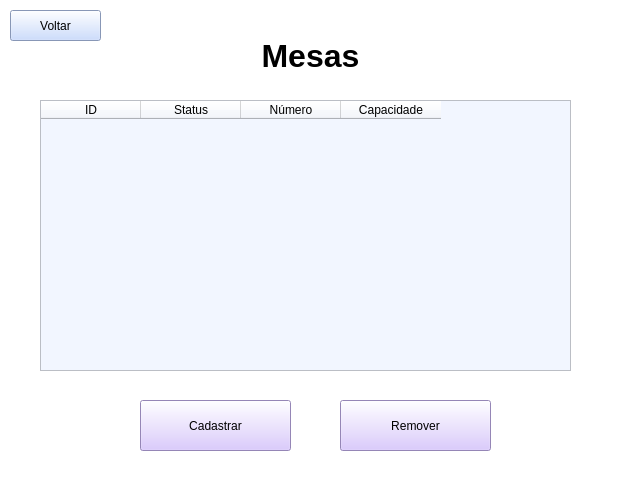
<?xml version="1.0" encoding="UTF-8"?>
<ui version="4.0">
 <class>MainWindow</class>
 <widget class="QMainWindow" name="MainWindow">
  <property name="geometry">
   <rect>
    <x>0</x>
    <y>0</y>
    <width>618</width>
    <height>500</height>
   </rect>
  </property>
  <property name="windowTitle">
   <string>MainWindow</string>
  </property>
  <property name="styleSheet">
   <string notr="true">background-color: rgb(255, 255, 255);</string>
  </property>
  <widget class="QWidget" name="centralwidget">
   <widget class="QTableWidget" name="tabela_mesas">
    <property name="geometry">
     <rect>
      <x>40</x>
      <y>100</y>
      <width>531</width>
      <height>271</height>
     </rect>
    </property>
    <property name="styleSheet">
     <string notr="true">background-color: rgb(242, 246, 255);</string>
    </property>
    <column>
     <property name="text">
      <string>ID</string>
     </property>
    </column>
    <column>
     <property name="text">
      <string>Status</string>
     </property>
    </column>
    <column>
     <property name="text">
      <string>Número</string>
     </property>
    </column>
    <column>
     <property name="text">
      <string>Capacidade</string>
     </property>
    </column>
   </widget>
   <widget class="QPushButton" name="bt_cadastrarMesa">
    <property name="geometry">
     <rect>
      <x>140</x>
      <y>400</y>
      <width>151</width>
      <height>51</height>
     </rect>
    </property>
    <property name="styleSheet">
     <string notr="true">background-color: rgb(209, 187, 255);</string>
    </property>
    <property name="text">
     <string>Cadastrar</string>
    </property>
   </widget>
   <widget class="QPushButton" name="bt_removerMesa">
    <property name="geometry">
     <rect>
      <x>340</x>
      <y>400</y>
      <width>151</width>
      <height>51</height>
     </rect>
    </property>
    <property name="styleSheet">
     <string notr="true">background-color: rgb(209, 187, 255);</string>
    </property>
    <property name="text">
     <string>Remover</string>
    </property>
   </widget>
   <widget class="QPushButton" name="bt_voltar">
    <property name="geometry">
     <rect>
      <x>10</x>
      <y>10</y>
      <width>91</width>
      <height>31</height>
     </rect>
    </property>
    <property name="styleSheet">
     <string notr="true">background-color: rgb(190, 211, 255);</string>
    </property>
    <property name="text">
     <string>Voltar</string>
    </property>
   </widget>
   <widget class="QLabel" name="label">
    <property name="geometry">
     <rect>
      <x>0</x>
      <y>30</y>
      <width>621</width>
      <height>51</height>
     </rect>
    </property>
    <property name="font">
     <font>
      <family>Microsoft JhengHei UI</family>
      <pointsize>24</pointsize>
      <bold>true</bold>
     </font>
    </property>
    <property name="text">
     <string>Mesas</string>
    </property>
    <property name="alignment">
     <set>AlignCenter</set>
    </property>
   </widget>
   <zorder>tabela_mesas</zorder>
   <zorder>bt_cadastrarMesa</zorder>
   <zorder>bt_removerMesa</zorder>
   <zorder>label</zorder>
   <zorder>bt_voltar</zorder>
  </widget>
  <widget class="QStatusBar" name="statusbar"/>
 </widget>
 <resources/>
 <connections/>
</ui>
